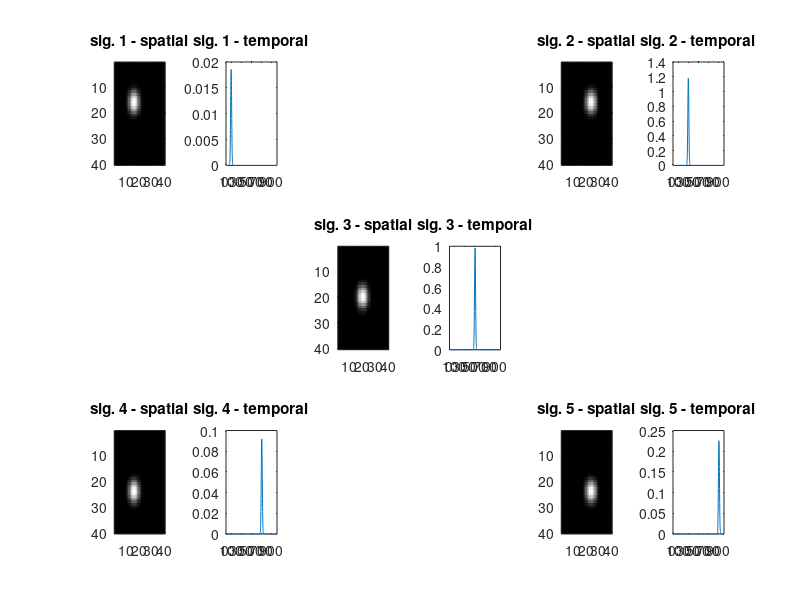
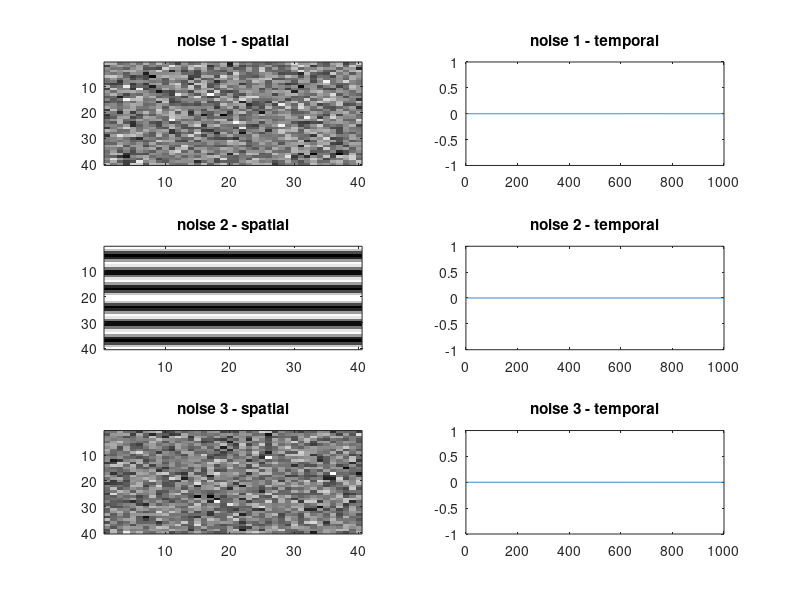

Recreate these plots in MATLAB, in order. (Note: this script raises an error after producing the figures.)
%% %%%%%%%%%%%%%%%%%%%%%%%%%%%% SIMULATION %%%%%%%%%%%%%%%%%%%%%%%%%%%%%
addpath("C:\Users\orica\Dropbox\fcns_and_decript");
addpath('C:\Users\orica\Dropbox\master degree\codes');
global fs 
T = 1000; fs = 100;
P = 1600;
m = sqrt(P);
signals = struct;
noises = struct;
colors = [0 0 1; 0 1 0; 0 1 1; 1 0 0; 1 0 1];
stim_time = 10:20:90;
noiseSig = [0 0.1 0.3 0.5 1];
for kk = 1:length(noiseSig) % iterate different noise sig
runSummary = cell(6,20);
retinotopicMapTSCA = zeros(m*m,3); % preallocate 40x40x3(hsv)
retinotopicMapTmax = zeros(m*m,3); % preallocate 40x40x3(hsv)
retinotopicMapOrig = zeros(m*m,3); % preallocate 40x40x3(hsv)
retinotopicMapCorr = zeros(m*m,3); % preallocate 40x40x3(hsv)
retinotopicMapGLM = zeros(m*m,3); % preallocate 40x40x3(hsv)
retinotopicMapNADAV = zeros(m*m,3); % preallocate 40x40x3(hsv)
for k=1:20
%% construct signals
[I,J] = ndgrid(1:m,1:m); r = 4; 
% locs = [0.25 0.25; 0.25 0.75; 0.5 0.5; 0.75 0.25; 0.75 0.75]; 
locs = [0.4 0.4; 0.4 0.6; 0.5 0.5; 0.6 0.4; 0.6 0.6]; ind2plot = [1,5,9,13,17];
DC = 0.02; 
% figure;ind2plot = [1,5,9,13,17];
for i=1:5
    signals(i).time = 3*rand(1)*normpdf(0:0.1:(T-1)/10,stim_time(i),1);
    signals(i).space = imgaussfilt(double((I-m*locs(i,1)).^2+(J-m*locs(i,2)).^2<r^2),sqrt(r))+DC; % what is larger than r^2 is 1 (white), what is smaller is 0 (black)
    subplot(3,6,ind2plot(i)) 
    imagesc(signals(i).space); colormap(gray);
    title(['sig. ' num2str(i) ' - spatial']);
    subplot(3,6,ind2plot(i)+1)
    plot(signals(i).time);
    title(['sig. ' num2str(i) ' - temporal']);
    xticks([0 100:200:T]);
end
%% construct noise
t = linspace(0,(T-1)./fs,T);
[I1,I2] = ndgrid([repmat(linspace(0,2*pi,m/2),1,2)]',[repmat(linspace(0,2*pi,m/2),1,2)]);
noises(1).time = normrnd(0,noiseSig(kk),T,1);
noises(1).space = normrnd(0,1,m,m);%cos(I1);
noises(2).time = noiseSig(kk)/2*cos(2*pi*3.*t')+normrnd(0,noiseSig(kk)/2,T,1);
noises(2).space = cos(3.*I1);
noises(3).time = noiseSig(kk)/2*cos(2*pi*0.67.*t')+normrnd(0,noiseSig(kk)/2,T,1);
noises(3).space = normrnd(0,1,m,m);
figure; ind2plot = [1,3,5];
for i=1:length(noises)
    subplot(3,2,ind2plot(i))
    imagesc(noises(i).space); colormap(gray);
    title(['noise ' num2str(i) ' - spatial']);
    subplot(3,2,ind2plot(i)+1)
    plot(noises(i).time);
    title(['noise ' num2str(i) ' - temporal']);
end
%% construct Z and show 9 frames
Z = zeros(m*m,T); % preallocate memory
for i = 1:T
    Z(:,i) = reshape( ...
        signals(1).time(i)*signals(1).space+signals(2).time(i)*signals(2).space+...
        signals(3).time(i)*signals(3).space+signals(4).time(i)*signals(4).space+...
        signals(5).time(i)*signals(5).space+...
        noises(1).time(i)*noises(1).space+...
        noises(2).time(i)*noises(2).space+...
        noises(3).time(i)*noises(3).space...
        ,[],1);
end
% for i=1:size(Z,1) % iterate pixels and add exponential trend)
%     ZZ(i,:) = Z(i,:)+(0.5.*exp(-t./4));
% end
% figure; suptitle('the recorded signal (Z) at random frames');
% ind2show = sort([100;502;899;randi(1000,7,1)]);
% for i=1:length(ind2show)
%     subplot(2,5,i)
%     imshow(reshape(Z(:,ind2show(i)),m,[])); colormap(gray);
%     title(['Frame #: ' num2str(ind2show(i))]);
% end
theoreticalSig = zeros(length(signals(1).time),length(signals));
for i=1:length(signals)
    theoreticalSig(:,i) = normpdf(0:0.1:(T-1)/10,stim_time(i),1);
end
[ZZ,ZZZ,ZZZZ,betas] = GLM_VSDI(Z,[0.67 3],theoreticalSig);
%% ============================= TSCA ===================================
noiseNew.time = eye(T)/T; noiseNew.space = []; mapTSCA = zeros(m,m,length(signals));
% noise2New.time = createToeplitz(3,0.1,1,1,T); noise2New.space = [];
% noise3New.time = createToeplitz(1,0.1,1,1,T); noise3New.space = [];
for i=1:length(signals)
    sig.time = normpdf(0:0.1:(T-1)/10,stim_time(i),1);
    [projected,components,D,Alpha,output] = tscaFunc(ZZZ - mean(ZZZ(:)),sig,noiseNew,[1 -0.25*ones(1,1)],100,1);
%     tscaAnalyze(output,3,[],0,T);
    [~,I] = max(corr(abs(projected(1:8,:)'),sig.time')); % get the index of component with highest correlation to original signal
    mapTSCA(:,:,i) = abs(reshape(components(:,I),m,m));
    [tscaMSE(i),tscaPSNR(i),tscaCNR(i),tscaMSSIM(i),tscaCorr(i),tscaCP(i)] = getPerformance(mapTSCA(:,:,i),signals(i).space,signals(i).space~=DC,signals(i).space==DC);
end
retinotopicMapTSCA = retinotopicMapTSCA + retinotopicMapFromIndividualMaps(mapTSCA,0,'tsca',75);
% [maxmap,maxind] = max(map,[],3); maxmap = maxmap(:); maxind = maxind(:);
% map22 = colors(maxind,:); map22(maxmap(:)< prctile(maxmap(:),70),:) = repmat([0 0 0],length(find(maxmap(:)< prctile(maxmap(:),70))),1);
% retinotopicMap = hsv2rgb(maxind/length(unique(maxind)),ones(size(maxind)),(maxmap-min(maxmap))./(max(maxmap)-min(maxmap)));
% figure;imagesc(reshape(retinotopicMap,40,40,3));

%% calc performance measures between theoretical signal and Z 
for i=1:length(signals)
    [~,I] = max(signals(i).time);
    mapORIG(:,:,i) = reshape(mean(ZZZ(:,I-25:I+25),2),40,40);
    [origMSE(i),origPSNR(i),origCNR(i),origMSSIM(i),origCorr(i),origCP(i)] = getPerformance( mapORIG(:,:,i),signals(i).space,signals(i).space~=DC,signals(i).space==DC);
%     figure;imagesc(reshape(mean(Z(:,I-25:I+25),2),40,40));
end
retinotopicMapOrig = retinotopicMapOrig + retinotopicMapFromIndividualMaps(mapORIG,0,'aof',75);
%% ========================== T_max method =============================
refff = normpdf(0:0.1:(T-1)/10,10,1);
for i=1:size(Z,1)
    [rtemp,lags] = xcorr(Z(i,:),refff);
    [r(i),I] = max(rtemp);
    tmax(i) = lags(I);
end
tmax(r<mean(r)+0.2*std(r)) = -100;
A = tmax;
B = [-100, 0:200:800];  
[~,I] = min(abs(bsxfun(@minus,A,B')));
Anew = B(I);
for i=1:length(signals)
    temp = zeros(size(Anew))';
    temp(Anew == B(i+1)) = 1;
    temp(temp==1) = r(temp==1);
    mapT(:,:,i) = reshape(temp,40,40);
    [T_MSE(i),T_PSNR(i),T_CNR(i),T_MSSIM(i),T_corr(i),T_CP(i)] = getPerformance(mapT(:,:,i),signals(i).space,signals(i).space~=DC,signals(i).space==DC);
end
retinotopicMapTmax = retinotopicMapTmax + retinotopicMapFromIndividualMaps(mapT,0,'tmax',75);
% tmax2 = Anew';
% tmax2(tmax2>=0) = (tmax2(tmax2>=0)./100+2)./2; tmax22 = zeros(length(tmax2),3);% transform 0,200,400,600,800 to 1,2,3,4,5 
% tmax22(tmax2>0,:) = colors(tmax2(tmax2>0),:);
% figure;imagesc(reshape(tmax22,40,40,3));

%% ======================== Correlation method =========================
normalizedZ = (ZZ-mean(ZZ,2))./std(ZZ,[],2);
mapCorr = normalizedZ*theoreticalSig; mapCorr = rshp(mapCorr);
retinotopicMapCorr = retinotopicMapCorr + retinotopicMapFromIndividualMaps(mapCorr,0,'corr',75);
for i=1:length(signals)    
    [Corr_MSE(i),Corr_PSNR(i),Corr_CNR(i),Corr_MSSIM(i),Corr_corr(i),Corr_CP(i)] = getPerformance(mapCorr(:,:,i),signals(i).space,signals(i).space~=DC,signals(i).space==DC);
end

%%  =========================== GLM method =============================
mapGLM = rshp(betas(6:end,:)');
retinotopicMapGLM = retinotopicMapGLM + retinotopicMapFromIndividualMaps(mapGLM,0,'glm',75);
for i=1:length(signals)    
    [GLM_MSE(i),GLM_PSNR(i),GLM_CNR(i),GLM_MSSIM(i),GLM_corr(i),GLM_CP(i)] = getPerformance(mapGLM(:,:,i),signals(i).space,signals(i).space~=DC,signals(i).space==DC);
end
%% ========================== Nadav's method ===========================
for i=1:length(signals)
    thisSig = Z(:,stim_time(i)*10-99:stim_time(i)*10+100);
    [ind_mx1 w_mx i_rx w_rx]=xplmts(thisSig,[],mean(thisSig(:))+0.2*std(thisSig(:)),[0.9 1.1],[mean(thisSig(:))+1*std(thisSig(:)) 30], 10);
    mapN(:,:,i) = reshape(ind_mx1,40,40);
%     figure;imagesc(reshape(mapN(:,:,i),40,40));colormap(gray);
    [nadavMSE(i),nadavPSNR(i),nadavCNR(i),nadavMSSIM(i),nadavCorr(i),nadavCP(i)] = getPerformance(mapN(:,:,i),signals(i).space,signals(i).space~=DC,signals(i).space==DC);
end
retinotopicMapNADAV = retinotopicMapNADAV + retinotopicMapFromIndividualMaps(mapN,0,'nadav',75);
%% finish up this iteration
% close all;
runSummary{1,k} = [origMSE;origPSNR;origCNR;origMSSIM;origCorr;origCP];
runSummary{2,k} = [nadavMSE;nadavPSNR;nadavCNR;nadavMSSIM;nadavCorr;nadavCP];
runSummary{3,k} = [tscaMSE;tscaPSNR;tscaCNR;tscaMSSIM;tscaCorr;tscaCP];
runSummary{4,k} = [T_MSE;T_PSNR;T_CNR;T_MSSIM;T_corr;T_CP];
runSummary{5,k} = [Corr_MSE;Corr_PSNR;Corr_CNR;Corr_MSSIM;Corr_corr;Corr_CP];
runSummary{6,k} = [GLM_MSE;GLM_PSNR;GLM_CNR;GLM_MSSIM;GLM_corr;GLM_CP];

end
%% Compare results (all runs)
ORIG = cat(3,runSummary{1,:});
NADAV = cat(3,runSummary{2,:}); NADAV(isnan(NADAV)) = 0;
TSCA = cat(3,runSummary{3,:});
Tmax = cat(3,runSummary{4,:}); Tmax(isinf(Tmax)) = 100; Tmax(isnan(Tmax)) = 0;
Corr = cat(3,runSummary{5,:});
GLM = cat(3,runSummary{6,:}); 
Title = {'MSE','PSNR','CNR','MSSIM','Corr','CP'};
Title2 = {'TSCA','T max','Nadav','Original','Corr','GLM'};
retMaps = {retinotopicMapTSCA./k,retinotopicMapTmax./k,retinotopicMapNADAV./k,retinotopicMapOrig./k,retinotopicMapCorr./k,retinotopicMapGLM./k};
% figure(kk);suptitle(['Noise STD = ' num2str(noiseSig(kk))]); 
figure(kk*10);suptitle(['Theoretical SNR = ' num2str(10*log10(0.3/noiseSig(kk)))]);
figure(kk*100);suptitle(['Theoretical SNR = ' num2str(10*log10(0.3/noiseSig(kk)))]);
for i=1:6 % iterate the 6 performance measures
%     figure(kk);
%     subplot(2,3,i); 
%     hold on;
%     plot(mean(TSCA(i,:,:),3),'*r','MarkerSize',10);
%     plot(mean(Tmax(i,:,:),3),'*g','MarkerSize',10);
%     plot(mean(NADAV(i,:,:),3),'*k','MarkerSize',10);
%     plot(mean(ORIG(i,:,:),3),'*b','MarkerSize',10);
%     legend('tsca','T','Nadav','orig'); title([Title{i} ' between reconstructed and original image']); ylabel(Title{i}); xlabel('sig #');
    figure(kk*10);
    subplot(2,3,i) 
    boxplot([squeeze(mean(TSCA(i,:,:),2)) squeeze(mean(Tmax(i,:,:),2)) squeeze(mean(NADAV(i,:,:),2)) squeeze(mean(ORIG(i,:,:),2))...
        squeeze(mean(Corr(i,:,:),2)) squeeze(mean(GLM(i,:,:),2))],char({'tsca';'T';'Nadav';'AOF';'Corr';'GLM'}));
    title(Title{i});
   figure(kk*100);
   subplot(2,3,i)
   imagesc(reshape(retMaps{i},40,40,3)); title([Title2{i} ' Retinotopic Map']);  
end
thisSNR_Summary = struct('runSummary',runSummary,'TSCA',TSCA,'Tmax',Tmax,'AOF',ORIG,'Corr',Corr,'GLM',GLM,'Nadav',NADAV,'retMaps',retMaps);
uisave(thisSNR_Summary,['Simulation Summary - NoiseSig = ' noiseSig(kk)]); 
end